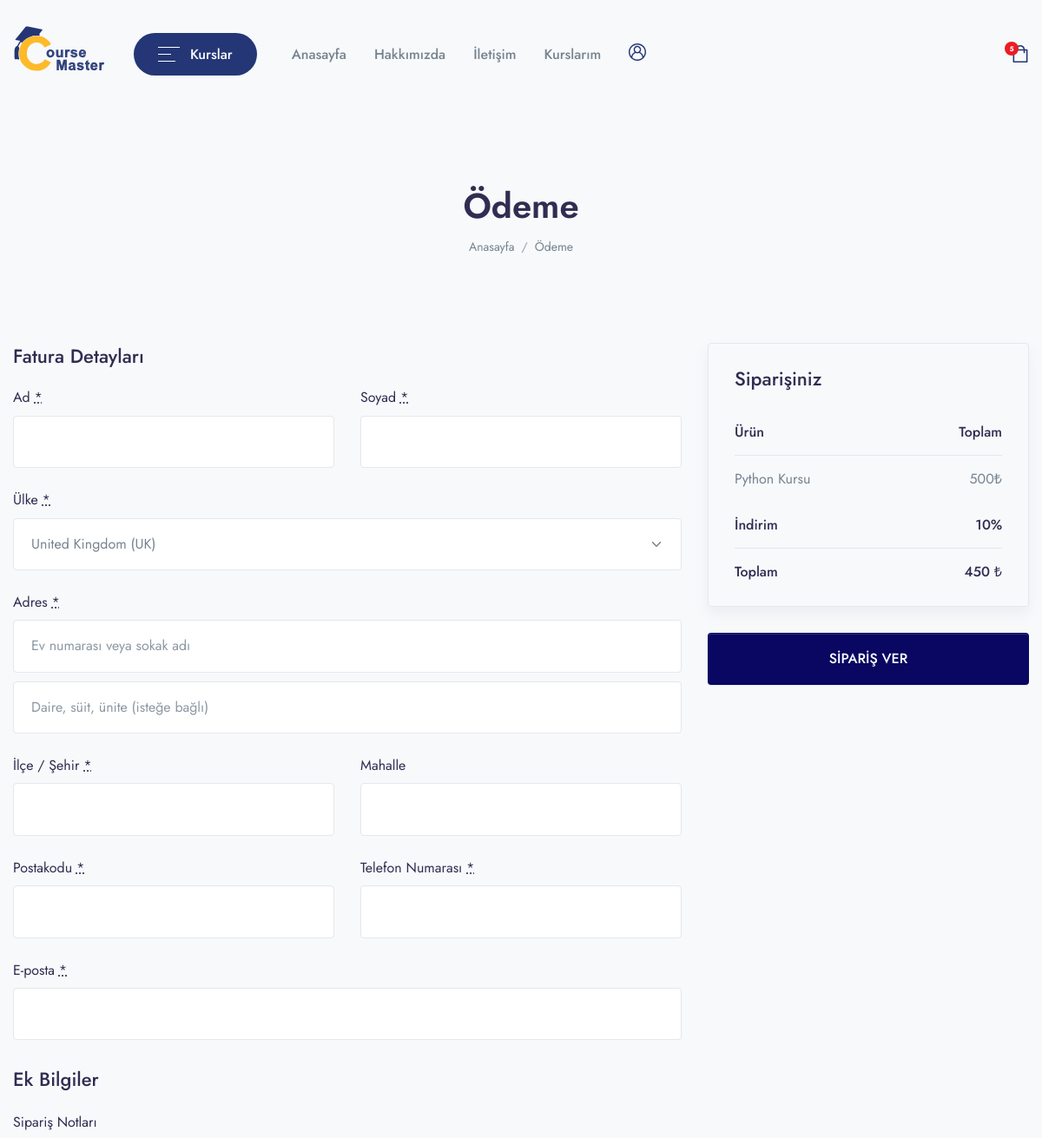
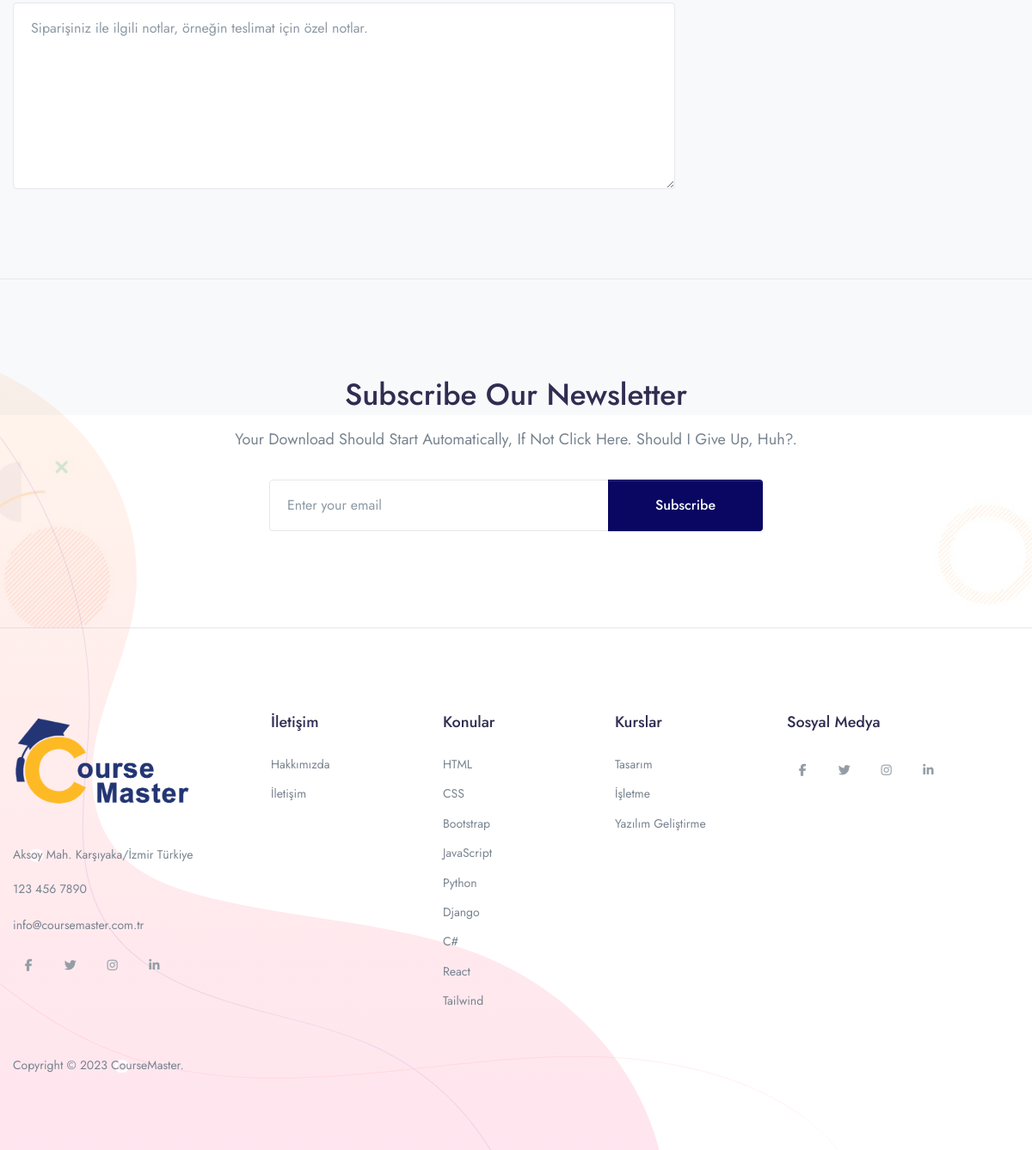
The app's page /checkout/python-kursu with its own data (2 pictures, top to bottom).
### app/models.py (models this page shows, shortened)
class Course(models.Model):
    STATUS = (
        ('PUBLISH','PUBLISH'),
        ('DRAFT','DRAFT'),
    )
    featured_image = models.ImageField(upload_to="Media/featured_img",null=True)
    featured_video = models.CharField(max_length = 300, null=True)
    title = models.CharField(max_length=500)
    created_at = models.DateField(auto_now_add=True)
    author = models.ForeignKey(Author,on_delete=models.CASCADE,null=True)
    category =models.ForeignKey(Categories,on_delete=models.CASCADE)
    level=models.ForeignKey(Level,on_delete=models.CASCADE,null=True)
    description = models.TextField()
    price = models.IntegerField(null=True,default=0)
    discount = models.IntegerField(null=True)
    language=models.ForeignKey(Language,on_delete=models.CASCADE,null=True)
    Deadline=models.CharField(max_length=100,null=True)
    slug = models.SlugField(default='',max_length=500,null=True,blank=True)
    status=models.CharField(choices=STATUS,max_length=100,null=True)
    Certificate=models.CharField(null=True,max_length=100)

### CourseMasterApp/views.py (the view, shortened to what this page needs)
# urls.py: path('checkout/<slug:slug>',views.CHECKOUT,name='checkout'),
def CHECKOUT(request,slug):
    course=Course.objects.get(slug=slug)
    action=request.GET.get('action')
    order=None
    context = {
        'course': course,
        'order':order,
    }
    return render(request,'checkout/checkout.html', context)

### app/templatetags/course_tags.py (called while the page is built)
@register.simple_tag
def discount_calculation(price,discount):
    if discount is None or discount == 0:
        return price
    sellprice = price
    sellprice = price - (price * discount/100)
    return math.floor(sellprice)

### templates/checkout/checkout.html (shortened to what this page needs)
{% extends 'base.html' %}
{% load course_tags %}
{% block content %}
<header class="py-8 py-md-10" style="background-image: none;">
    <div class="container text-center py-xl-2">
        <h1 class="display-4 fw-semi-bold mb-0">Ödeme</h1>
        <nav aria-label="breadcrumb">
            <ol class="breadcrumb breadcrumb-scroll justify-content-center">
                <li class="breadcrumb-item">
                    <a class="text-gray-800" href="#">
                        Anasayfa
                    </a>
                </li>
                <li class="breadcrumb-item text-gray-800 active" aria-current="page">
                    Ödeme
                </li>
            </ol>
        </nav>
    </div>
</header>
<div class="container pb-6 pb-xl-10">
    <form name="checkout" method="post" class="checkout woocommerce-checkout" action="?action=create_payment"
        novalidate="">
        <div class="col2-set" id="customer_details">
            <div class="col-1">
                <div class="woocommerce-billing-fields">
                    <h3>Fatura Detayları</h3>
                    <div class="woocommerce-billing-fields__field-wrapper">
                        <p class="form-row form-row-first validate-required woocommerce-invalid woocommerce-invalid-required-field"
                            id="billing_first_name_field" data-priority="10">
                            <label for="billing_first_name" class="">Ad <abbr class="required"
                                    title="required">*</abbr></label>
                            <input type="text" class="input-text " name="first_name" id="billing_first_name"
                                placeholder="" value="{{user.first_name}}" autocomplete="given-name"
                                autofocus="autofocus">
                        </p>
                        <p class="form-row form-row-last validate-required" id="billing_last_name_field"
                            data-priority="20">
                            <label for="billing_last_name" class="">Soyad <abbr class="required"
                                    title="required">*</abbr></label>
                            <input type="text" class="input-text " name="last_name" id="billing_last_name"
                                placeholder="" value="{{user.last_name}}" autocomplete="family-name">
                        </p>
                        <p class="form-row form-row-wide address-field update_totals_on_change validate-required woocommerce-validated"
                            id="billing_country_field" data-priority="40">
                            <label for="billing_country" class="">Ülke <abbr class="required"
                                    title="required">*</abbr></label>
                            <select name="country" id="billing_country"
                                class="country_to_state country_select  select2-hidden-accessible"
                                autocomplete="country" tabindex="-1" aria-hidden="true">
                                <option value="GB" selected="selected">United Kingdom (UK)</option>
                            </select>
                        </p>
                        <p class="form-row form-row-wide address-field validate-required" id="billing_address_1_field"
                            data-priority="50">
                            <label for="billing_address_1" class="">Adres <abbr class="required"
                                    title="required">*</abbr></label>
                            <input type="text" class="input-text " name="address_1" id="billing_address_1"
                                placeholder="Ev numarası veya sokak adı" value="" autocomplete="address-line1">
                        </p>
                        <p class="form-row form-row-wide address-field" id="billing_address_2_field" data-priority="60">
                            <input type="text" class="input-text " name="address_2" id="billing_address_2"
                                placeholder="Daire, süit, ünite (isteğe bağlı)" value=""
                                autocomplete="address-line2">
                        </p>
                        <p class="form-row form-row-wide address-field validate-required" id="billing_city_field"
                            data-priority="70" data-o_class="form-row form-row-wide address-field validate-required">
                            <label for="billing_city" class="">İlçe / Şehir <abbr class="required"
                                    title="required">*</abbr></label>
                            <input type="text" class="input-text " name="city" id="billing_city" placeholder="" value=""
                                autocomplete="address-level2">
                        </p>
                        <p class="form-row form-row-wide address-field validate-state" id="billing_state_field"
                            data-priority="80" data-o_class="form-row form-row-wide address-field validate-state">
                            <label for="billing_state" class="">Mahalle</label>
                            <input type="text" class="input-text " value="" placeholder="" name="state"
                                id="billing_state" autocomplete="address-level1">
                        </p>
                        <p class="form-row form-row-wide address-field validate-postcode validate-required"
                            id="billing_postcode_field" data-priority="90"
                            data-o_class="form-row form-row-wide address-field validate-required validate-postcode">
                            <label for="billing_postcode" class="">Postakodu <abbr class="required"
                                    title="required">*</abbr></label>
                            <input type="text" class="input-text " name="postcode" id="billing_postcode" placeholder=""
                                value="" autocomplete="postal-code">
                        </p>
                        <p class="form-row form-row-first validate-required validate-phone" id="billing_phone_field"
                            data-priority="100">
                            <label for="billing_phone" class="">Telefon Numarası <abbr class="required"
                                    title="required">*</abbr></label>
                            <input type="tel" class="input-text " name="phone" id="billing_phone" placeholder=""
                                value="" autocomplete="tel">
                        </p>
                        <p class="form-row form-row-last validate-required validate-email" id="billing_email_field"
                            data-priority="110">
                            <label for="billing_email" class="">E-posta <abbr class="required"
                                    title="required">*</abbr></label>
                            <input type="email" class="input-text " name="email" id="billing_email" placeholder=""
                                value="{{user.email}}" autocomplete="email">
                        </p>
                    </div>
                </div>
            </div>
            <div class="col-2">
                <div class="woocommerce-additional-fields">
                    <h3>Ek Bilgiler</h3>
                    <div class="woocommerce-additional-fields__field-wrapper">
                        <p class="form-row notes" id="order_comments_field" data-priority=""><label for="order_comments"
                                class="">Sipariş Notları</label><textarea name="order_comments" class="input-text "
                                id="order_comments"
                                placeholder="Siparişiniz ile ilgili notlar, örneğin teslimat için özel notlar." rows="7"
                                cols="5"></textarea></p>
                    </div>
                </div>
            </div>
        </div>
        <div id="order_review" class="woocommerce-checkout-review-order">
            <div class="woocommerce-checkout-review-order-inner">
                <h3 id="order_review_heading">Siparişiniz</h3>
                <table class="shop_table woocommerce-checkout-review-order-table">
                    <thead>
                        <tr>
                            <th class="product-name">Ürün</th>
                            <th class="product-total">Toplam</th>
                        </tr>
                    </thead>
                    <tbody>
                        <tr class="cart_item">
                            <td class="product-name">
                                {{course.title}}
                            </td>
                            <td class="product-total">
                                <span class="woocommerce-Price-amount amount">
                                    {{course.price}}
                                    <span class="woocommerce-Price-currencySymbol">₺</span>
                                </span>
                            </td>
                        </tr>
                    </tbody>
                    <tfoot>
                        <tr class="cart-subtotal">
                            <th>İndirim</th>
                            <td><span class="woocommerce-Price-amount amount">{{course.discount}}<span
                                        class="woocommerce-Price-currencySymbol">%</span>
                                    </span>
                                </td>
                        </tr>
                        <tr class="order-total">
                            <th>Toplam</th>
                            <td>
                                <strong>
                                    <span class="woocommerce-Price-amount amount">
                                        {% discount_calculation course.price course.discount %}
                                        <span class="woocommerce-Price-currencySymbol">₺</span>
                                    </span>
                                </strong>
                            </td>
                        </tr>
                    </tfoot>
                </table>
            </div>
            <div id="payment" class="woocommerce-checkout-payment">
                <div class="form-row place-order">
                    <button type="submit" class="btn btn-primary btn-block">
                        SİPARİŞ VER
                    </button>
                </div>
            </div>
        </div>
    </form>
</div>
<section class="py-6 py-md-11 border-top border-bottom" data-jarallax data-speed=".8"
    style="background-image: url(assets/img/illustrations/illustration-1.jpg)">
    <div class="container text-center py-xl-4" data-aos="fade-up">
        <div class="row">
            <div class="col-xl-7 mx-auto">
                <h1 class="text-capitalize">Subscribe our newsletter</h1>
                <p class="text-capitalize font-size-lg mb-md-6 mb-4">Your download should start automatically, if not
                    Click here. Should I give up, huh?.</p>
                <div class="mx-md-8">
                    <form>
                        <div class="input-group">
                            <div class="input-group-append">
                                <button class="btn btn-primary btn-sm-wide" type="button"
                                    id="button-addon2">Subscribe</button>
                            </div>
                        </div>
                    </form>
                </div>
            </div>
        </div>
    </div>
</section>
{% endblock %}

### records on screen
Course: title "Python Kursu", price "500", discount "10", price+discount "450"
